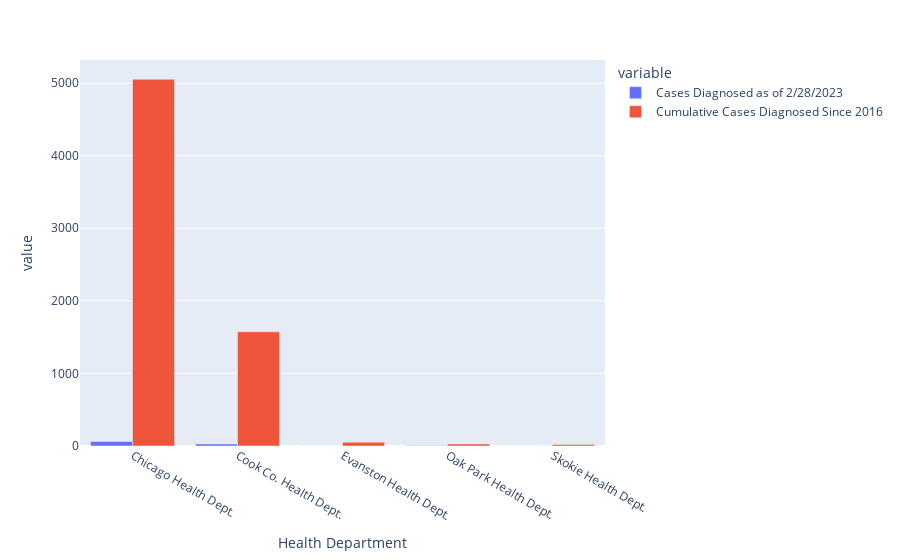

Notebook code for this chart:
### Code cell
fig = px.bar(df2_Copy, x='Health Department', 
             y=['Cases Diagnosed as of 2/28/2023','Cumulative Cases Diagnosed Since 2016'],
            barmode='group')

fig.show()

### Figure 1 — Plotly figure (JSON) as saved in the notebook; plotly's stock layout.template omitted (floating-point values rounded to 4 significant figures)
{"data": [{"alignmentgroup": "True", "hovertemplate": "variable=Cases Diagnosed as of 2/28/2023<br>Health Department=%{x}<br>value=%{y}<extra></extra>", "legendgroup": "Cases Diagnosed as of 2/28/2023", "marker": {"color": "#636efa", "pattern": {"shape": ""}}, "name": "Cases Diagnosed as of 2/28/2023", "offsetgroup": "Cases Diagnosed as of 2/28/2023", "orientation": "v", "showlegend": true, "textposition": "auto", "type": "bar", "x": ["Chicago Health Dept.", "Cook Co. Health Dept.", "Evanston Health Dept.", "Oak Park Health Dept.", "Skokie Health Dept."], "xaxis": "x", "y": [62, 27, 1, 2, 1], "yaxis": "y"}, {"alignmentgroup": "True", "hovertemplate": "variable=Cumulative Cases Diagnosed Since 2016<br>Health Department=%{x}<br>value=%{y}<extra></extra>", "legendgroup": "Cumulative Cases Diagnosed Since 2016", "marker": {"color": "#EF553B", "pattern": {"shape": ""}}, "name": "Cumulative Cases Diagnosed Since 2016", "offsetgroup": "Cumulative Cases Diagnosed Since 2016", "orientation": "v", "showlegend": true, "textposition": "auto", "type": "bar", "x": ["Chicago Health Dept.", "Cook Co. Health Dept.", "Evanston Health Dept.", "Oak Park Health Dept.", "Skokie Health Dept."], "xaxis": "x", "y": [5053, 1574, 52, 27, 20], "yaxis": "y"}], "layout": {"autosize": true, "barmode": "group", "legend": {"title": {"text": "variable"}, "tracegroupgap": 0}, "margin": {"t": 60}, "xaxis": {"anchor": "y", "autorange": true, "domain": [0, 1], "range": [-0.5, 4.5], "title": {"text": "Health Department"}, "type": "category"}, "yaxis": {"anchor": "x", "autorange": true, "domain": [0, 1], "range": [0, 5319.0], "title": {"text": "value"}, "type": "linear"}}}
